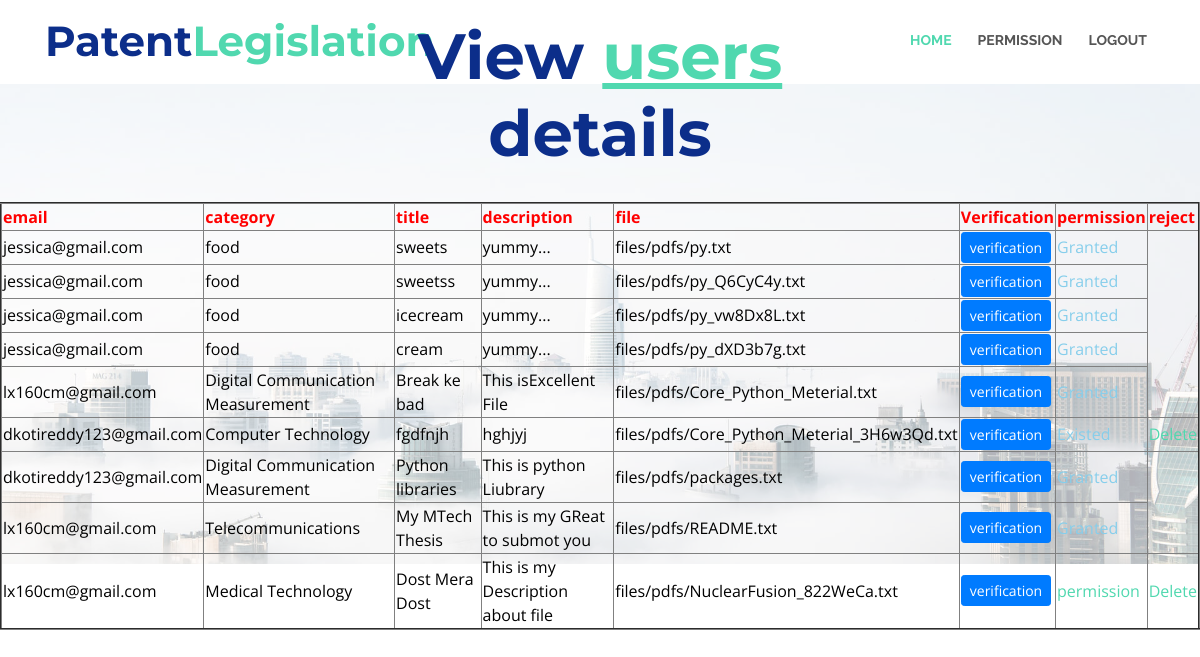
Screenshot of /permissions/ with the database file from the repository.
### users/models.py (models this page shows, shortened)
class UploadModel(models.Model):
    email = models.EmailField(default="", editable=True)
    category = models.CharField(max_length=100)
    title = models.CharField(max_length=400,unique=True)
    description = models.CharField(max_length=1000,blank=True)
    file = models.FileField(upload_to='files/pdfs/')
    status = models.CharField(max_length=600, default='waiting')
    adminstatus = models.CharField(max_length=600, default='waiting')
    class Meta:
        db_table='Uploadfile'

### copyright/views.py (the view)
# urls.py: path('permissions/', copyright.permissions, name='permissions'),
def permissions(request):
    object = UploadModel.objects.all()
    return render(request, "copyright/userfiles.html",{'object':object})

### assets/templates/copyright/userfiles.html (shortened to what this page needs)
{% extends 'copyrightbase.html' %}
{% load static %}
{% block contents %}
<section id="intro">
    <div class="intro-content">
      <h2>View <span>users</span><br>details</h2>
                            <center><table border="2px solid blue" align="center">
                                  <tr><th style="color:red">email</th>
                                  <th style="color:red">category</th>
                                    <th style="color:red">title</th>
                                    <th style="color:red">description</th>
                                    <th style="color:red">file</th>
                                    <th style="color:red">Verification</th>
                                    <th style="color:red">permission</th>
                                    <th style="color:red">reject</th>
                                  </tr>
                              {% for x in object %}
                                  <tr style="color:black">
                                    <td>{{x.email}}</td>
                                    <td>{{x.category}}</td>
                                    <td>{{x.title}}</td>
                                    <td>{{x.description}}</td>
                                    <td>{{x.file}}</td>
                                    <td style="color:brown"><a href="{{x.file.url }}" class="btn btn-primary btn-sm" target="_blank">verification</a></td>
                                      {% if x.status == 'waiting' %}
                                      <td> <a href="/sendpermission/?id={{ x.id }}&email={{ x.email }}" >permission</a></td>
                                        {% elif x.status == 'Existed' %}
                                           <td style="color:Skyblue">Existed</td>
                                         {% else %}
                                            <td style="color:Skyblue">Granted</td>
                                            {% endif %}
                                      {% if x.status == 'waiting' or x.status == 'Existed'%}
                                      <td> <a href="/sendreject/?id={{ x.id }}&email={{ x.email }}" >Delete</a></td>
                                            {% endif %}
                                     </tr>
                                    {% endfor %}
                            </table></center>
    </div>
    <div id="intro-carousel" class="owl-carousel" >
      <div class="item" style="background-image: url('img/intro-carousel/1.jpg');"></div>
    </div>
  </section>
{% endblock %}

### assets/static/css/style.css (style rules this page uses)
body { background: #fff; color: #444; font-family: "Open Sans", sans-serif; }
a { color: #50d8af; transition: 0.5s; }
h1, h2, h3, h4, h5, h6 { font-family: "Montserrat", sans-serif; font-weight: 400; margin: 0 0 20px 0; padding: 0; }
#intro { width: 100%; height: 60vh; position: relative; background: url("../img/intro-carousel/1.jpg") no-repeat; background-size: cover; }
#intro .intro-content { position: absolute; bottom: 0; top: 0; left: 0; right: 0; z-index: 10; display: -webkit-box; display: -webkit-flex; display: -ms-flexbox; display: flex; -webkit-box-pack: center; -webkit-justify-content: center; -ms-flex-pack: center; justify-content: center; -webkit-box-align: center; -webkit-align-items: center; -ms-flex-align: center; align-items: center; -webkit-box-orient: vertical; -webkit-box-direction: normal; -webkit-flex-direction: column; -ms-flex-direction: column; flex-direction: column; text-align: center; }
#intro .intro-content h2 { color: #0c2e8a; margin-bottom: 30px; font-size: 64px; font-weight: 700; }
#intro .intro-content h2 span { color: #50d8af; text-decoration: underline; }
#intro #intro-carousel { z-index: 8; }
#intro #intro-carousel::before { content: ''; background-color: rgba(255, 255, 255, 0.7); position: absolute; height: 100%; width: 100%; top: 0; right: 0; left: 0; bottom: 0; z-index: 7; }
#intro #intro-carousel .item { width: 100%; height: 60vh; background-size: cover; background-position: center; background-repeat: no-repeat; transition-property: opacity; }

### rows the page displays
UploadModel: email "jessica@gmail.com", category "food", title "sweets", description "yummy...", file "files/pdfs/py.txt", status "Granted"
UploadModel: email "jessica@gmail.com", category "food", title "sweetss", description "yummy...", file "files/pdfs/py_Q6CyC4y.txt", status "Granted"
UploadModel: email "jessica@gmail.com", category "food", title "icecream", description "yummy...", file "files/pdfs/py_vw8Dx8L.txt", status "Granted"
UploadModel: email "jessica@gmail.com", category "food", title "cream", description "yummy...", file "files/pdfs/py_dXD3b7g.txt", status "Granted"
UploadModel: email "lx160cm@gmail.com", category "Digital Communication Measurement", title "Break ke bad", description "This isExcellent File", file "files/pdfs/Core_Python_Meterial.txt", status "Granted"
UploadModel: email "dkotireddy123@gmail.com", category "Computer Technology", title "fgdfnjh", description "hghjyj", file "files/pdfs/Core_Python_Meterial_3H6w3Qd.txt", status "Existed"
UploadModel: email "dkotireddy123@gmail.com", category "Digital Communication Measurement", title "Python libraries", description "This is python Liubrary", file "files/pdfs/packages.txt", status "Granted"
UploadModel: email "lx160cm@gmail.com", category "Telecommunications", title "My MTech Thesis", description "This is my GReat to submot you", file "files/pdfs/README.txt", status "Granted"
UploadModel: email "lx160cm@gmail.com", category "Medical Technology", title "Dost Mera Dost", description "This is my Description about file", file "files/pdfs/NuclearFusion_822WeCa.txt"
